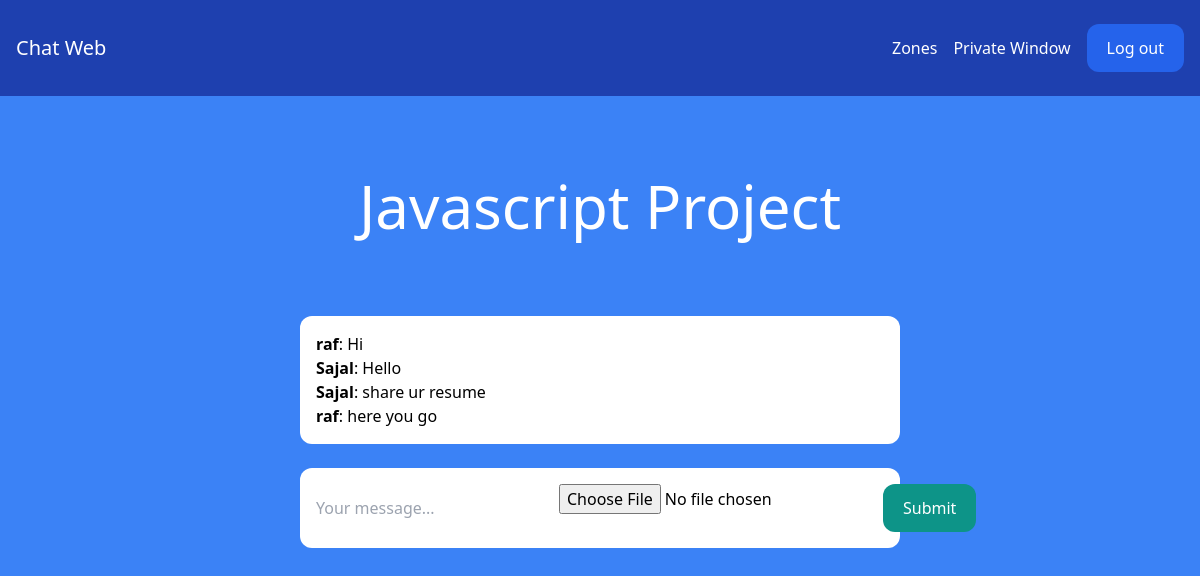
/rooms/javascript/ (signed in), run on the app's committed database.
### room/models.py (models this page shows)
class Room(models.Model):
    name = models.CharField(max_length=255)
    slug = models.SlugField(unique=True)

class Message(models.Model):
    room = models.ForeignKey(Room, related_name='messages', on_delete=models.CASCADE)
    user = models.ForeignKey(User, related_name='messages', on_delete=models.CASCADE)
    content = models.TextField()
    file_data = models.TextField(null=True, blank=True)
    date_added = models.DateTimeField(auto_now_add=True)
    class Meta:
        ordering = ('date_added',)

### room/views.py (the view)
# urls.py: path('rooms/', include('room.urls')),
@login_required
def room(request, slug):
    room = Room.objects.get(slug=slug)
    messages = Message.objects.filter(room=room)[0:25]
    return render(request, 'room/room.html', {'room': room, 'messages': messages})

### room/templates/room/room.html (shortened to what this page needs)
{% extends 'chatapp/base.html' %}
{% block content %}
<div class="p-10 lg:p-20 text-center">
    <h1 class="text-3xl lg:text-6xl text-white">{{ room.name }}</h1>
</div>
<div class="lg:w-2/4 mx-4 lg:mx-auto p-4 bg-white rounded-xl">
    <div class="chat-messages space-y-3" id="chat-messages">
        {% for m in messages %}<b>{{ m.user.username }}</b>: {{ m.content }}<br>{% endfor %}
    </div>
</div>
<div class="lg:w-2/4 mt-6 mx-4 lg:mx-auto p-4 bg-white rounded-xl">
    <form method="post" action="." class="flex">
        <input type="text" name="content" class="flex-1 mr-3" placeholder="Your message..." id="chat-message-input">
        <input type="file" class="flex-1 mr-3" placeholder="Your file..." id="file-input">
        <button
            class="px-5 py-3 rounded-xl text-white bg-teal-600 hover:bg-teal-700"
            id="chat-message-submit"
        >Submit</button>
    </form>
</div>
{% endblock %}

### data on the page
Room: name "Javascript Project"
Message: user.username "raf", content "Hi"
Message: user.username "Sajal", content "Hello"
Message: user.username "Sajal", content "share ur resume"
Message: user.username "raf", content "here you go"
